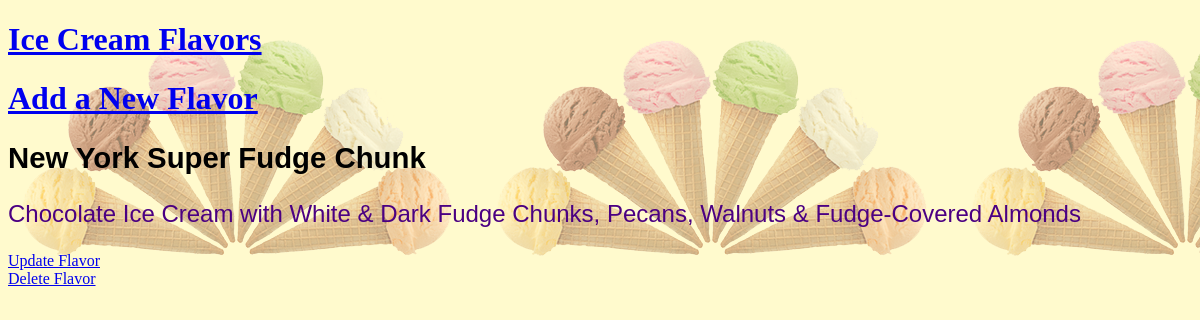
The page /icecream/1/ on the database as committed earlier.
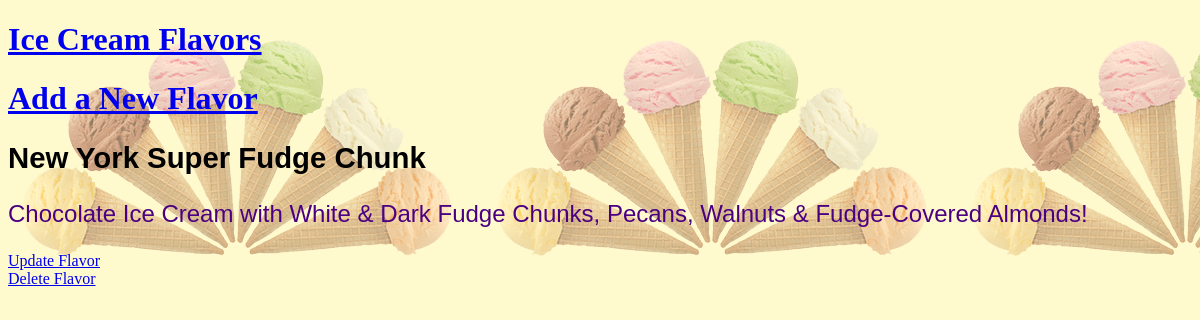
The same page on the database as committed later.
### icecream/models.py (models this page shows, shortened)
class Flavor(models.Model):
    name = models.CharField(max_length= 100)
    description = models.TextField()
    author = models.ForeignKey('auth.User', on_delete = models.CASCADE)

### icecream/views.py (the view)
# urls.py: path('icecream/<int:pk>/', FlavorDetailView.as_view(), name='flavors_details'),
class FlavorDetailView(DetailView):
    template_name = 'flavors_details.html'
    model = Flavor

### templates/flavors_details.html
{% extends 'base.html' %}
{% block content %}
<div>
  <h2>{{ flavor.name }}</h2>
  <p>{{ flavor.description }}</p>
</div>
<div><a href="{% url 'flavors_update' flavor.pk %}">Update Flavor</a>
</div>
<div><a href="{% url 'flavors_delete' flavor.pk %}">Delete Flavor</a>
</div>
{% endblock content%}

### templates/base.html (shortened to what this page needs)
{% load static %}
<!DOCTYPE html>
<html>
  <head>
    <link rel="stylesheet" href="{% static 'base.css' %}"/>
  </head>
  <body>
    <header>
      <h1><a href="{% url 'home' %}">Ice Cream Flavors<a></h1>
    </header>
    <div>
      <h1><a href="{% url 'flavors_new' %}">Add a New Flavor<a></h1>
    </div>
    <div>
      {% block content %}
      {% endblock content %}
    </div>
  </body>
</html>

### static/base.css (style rules this page uses)
body { background-color: lemonchiffon; background-image: url("./images/icecream2.png"); }
p { font-size: 18pt; font-family: Arial, Helvetica, sans-serif; color: indigo }
h2 { font-size: 22pt; font-family: Arial, Helvetica, sans-serif; font-weight: bold; }

Rows that differ between the two databases and show on the page:
changed Flavor "New York Super Fudge Chunk": description "Chocolate Ice Cream with White & Dark Fudge Chunks, Pecans, Walnuts & Fudge-Covered Almonds" → "Chocolate Ice Cream with White & Dark Fudge Chunks, Pecans, Walnuts & Fudge-Covered Almonds!"
